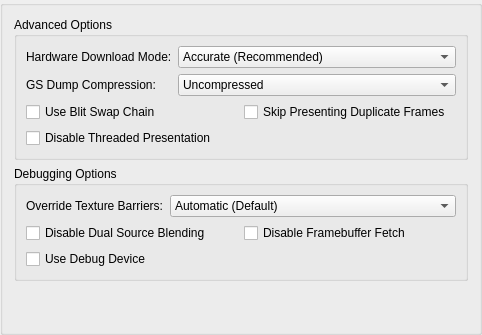
     <widget class="QGroupBox" name="advancedTab">
      <attribute name="title">
       <string extracomment="Advanced here refers to the advanced graphics options.">Advanced</string>
      </attribute>
      <layout class="QVBoxLayout" name="verticalLayout_2">
       <item>
        <widget class="QGroupBox" name="advancedOptions">
         <property name="title">
          <string>Advanced Options</string>
         </property>
         <layout class="QFormLayout" name="advancedOptionsFormLayout">
          <item row="0" column="0">
           <widget class="QLabel" name="label_42">
            <property name="text">
             <string>Hardware Download Mode:</string>
            </property>
           </widget>
          </item>
          <item row="0" column="1">
           <widget class="QComboBox" name="gsDownloadMode">
            <item>
             <property name="text">
              <string>Accurate (Recommended)</string>
             </property>
            </item>
            <item>
             <property name="text">
              <string>Disable Readbacks (Synchronize GS Thread)</string>
             </property>
            </item>
            <item>
             <property name="text">
              <string>Unsynchronized (Non-Deterministic)</string>
             </property>
            </item>
            <item>
             <property name="text">
              <string>Disabled (Ignore Transfers)</string>
             </property>
            </item>
           </widget>
          </item>
          <item row="1" column="0">
           <widget class="QLabel" name="label_34">
            <property name="text">
             <string>GS Dump Compression:</string>
            </property>
           </widget>
          </item>
          <item row="1" column="1">
           <widget class="QComboBox" name="gsDumpCompression">
            <item>
             <property name="text">
              <string>Uncompressed</string>
             </property>
            </item>
            <item>
             <property name="text">
              <string>LZMA (xz)</string>
             </property>
            </item>
            <item>
             <property name="text">
              <string>Zstandard (zst)</string>
             </property>
            </item>
           </widget>
          </item>
          <item row="3" column="0" colspan="2">
           <layout class="QGridLayout" name="gridLayout_9">
            <item row="0" column="1">
             <widget class="QCheckBox" name="skipPresentingDuplicateFrames">
              <property name="text">
               <string>Skip Presenting Duplicate Frames</string>
              </property>
             </widget>
            </item>
            <item row="0" column="0">
             <widget class="QCheckBox" name="useBlitSwapChain">
              <property name="text">
               <string extracomment="Blit = a data operation. You might want to write it as-is, but fully uppercased. More information: https://en.wikipedia.org/wiki/Bit_blit \nSwap chain: see Microsoft's Terminology Portal.">Use Blit Swap Chain</string>
              </property>
             </widget>
            </item>
            <item row="1" column="0">
             <widget class="QCheckBox" name="threadedPresentation">
              <property name="text">
               <string>Disable Threaded Presentation</string>
              </property>
             </widget>
            </item>
           </layout>
          </item>
         </layout>
        </widget>
       </item>
       <item>
        <widget class="QGroupBox" name="debuggingOptions">
         <property name="title">
          <string>Debugging Options</string>
         </property>
         <layout class="QFormLayout" name="debuggingOptionsFormLayout">
          <item row="0" column="0">
           <widget class="QLabel" name="label_19">
            <property name="text">
             <string>Override Texture Barriers:</string>
            </property>
           </widget>
          </item>
          <item row="0" column="1">
           <widget class="QComboBox" name="overrideTextureBarriers">
            <item>
             <property name="text">
              <string>Automatic (Default)</string>
             </property>
            </item>
            <item>
             <property name="text">
              <string>Force Disabled</string>
             </property>
            </item>
            <item>
             <property name="text">
              <string>Force Enabled</string>
             </property>
            </item>
           </widget>
          </item>
          <item row="2" column="0" colspan="2">
           <layout class="QGridLayout" name="gridLayout_7">
            <item row="1" column="0">
             <widget class="QCheckBox" name="useDebugDevice">
              <property name="text">
               <string>Use Debug Device</string>
              </property>
             </widget>
            </item>
            <item row="0" column="0">
             <widget class="QCheckBox" name="disableDualSource">
              <property name="text">
               <string>Disable Dual Source Blending</string>
              </property>
             </widget>
            </item>
            <item row="0" column="1">
             <widget class="QCheckBox" name="disableFramebufferFetch">
              <property name="text">
               <string>Disable Framebuffer Fetch</string>
              </property>
             </widget>
            </item>
           </layout>
          </item>
         </layout>
        </widget>
       </item>
       <item>
        <spacer name="verticalSpacer_2">
         <property name="orientation">
          <enum>Qt::Vertical</enum>
         </property>
         <property name="sizeHint" stdset="0">
          <size>
           <width>20</width>
           <height>40</height>
          </size>
         </property>
        </spacer>
       </item>
      </layout>
     </widget>
